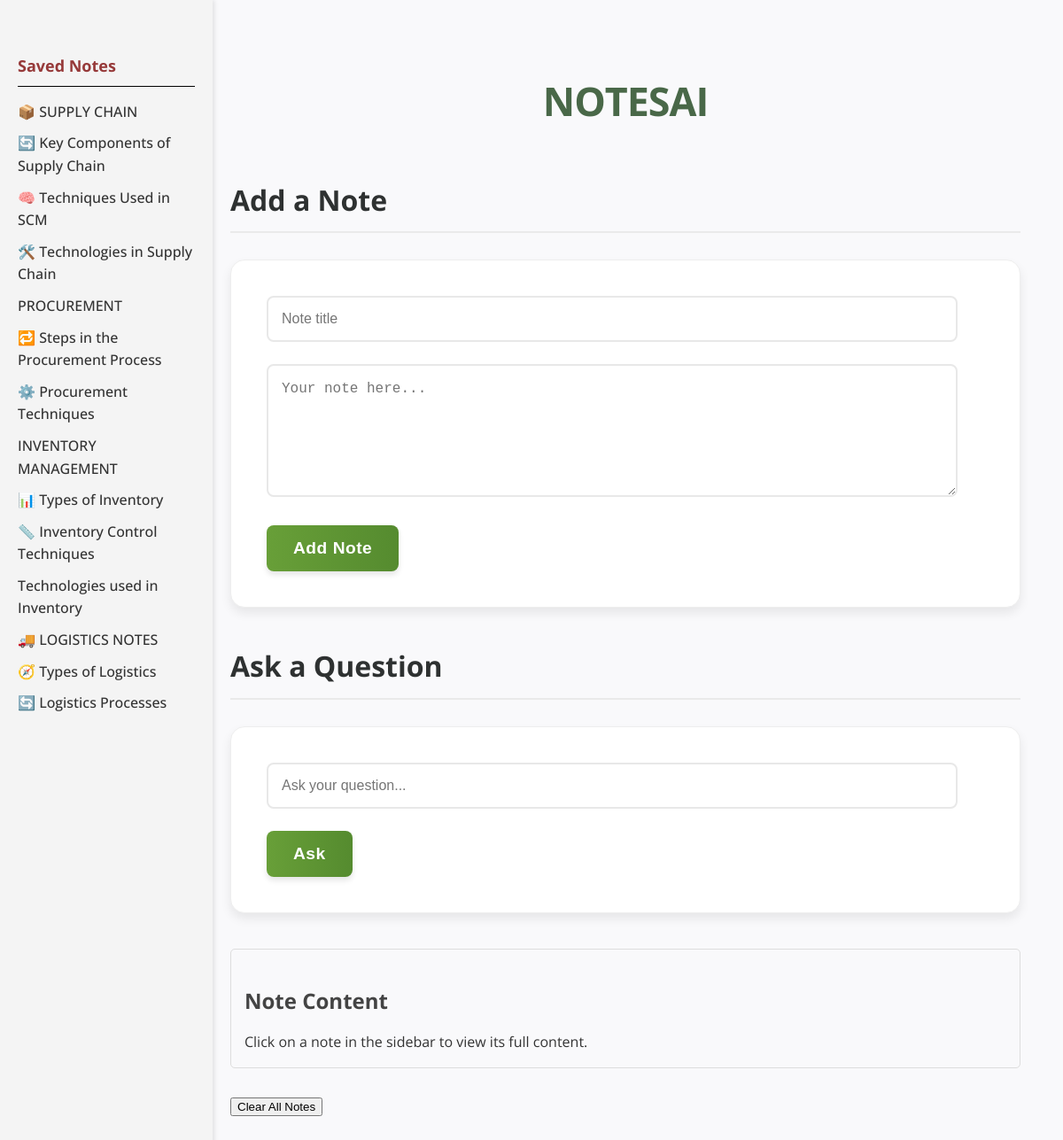
Before: / with the older database file.
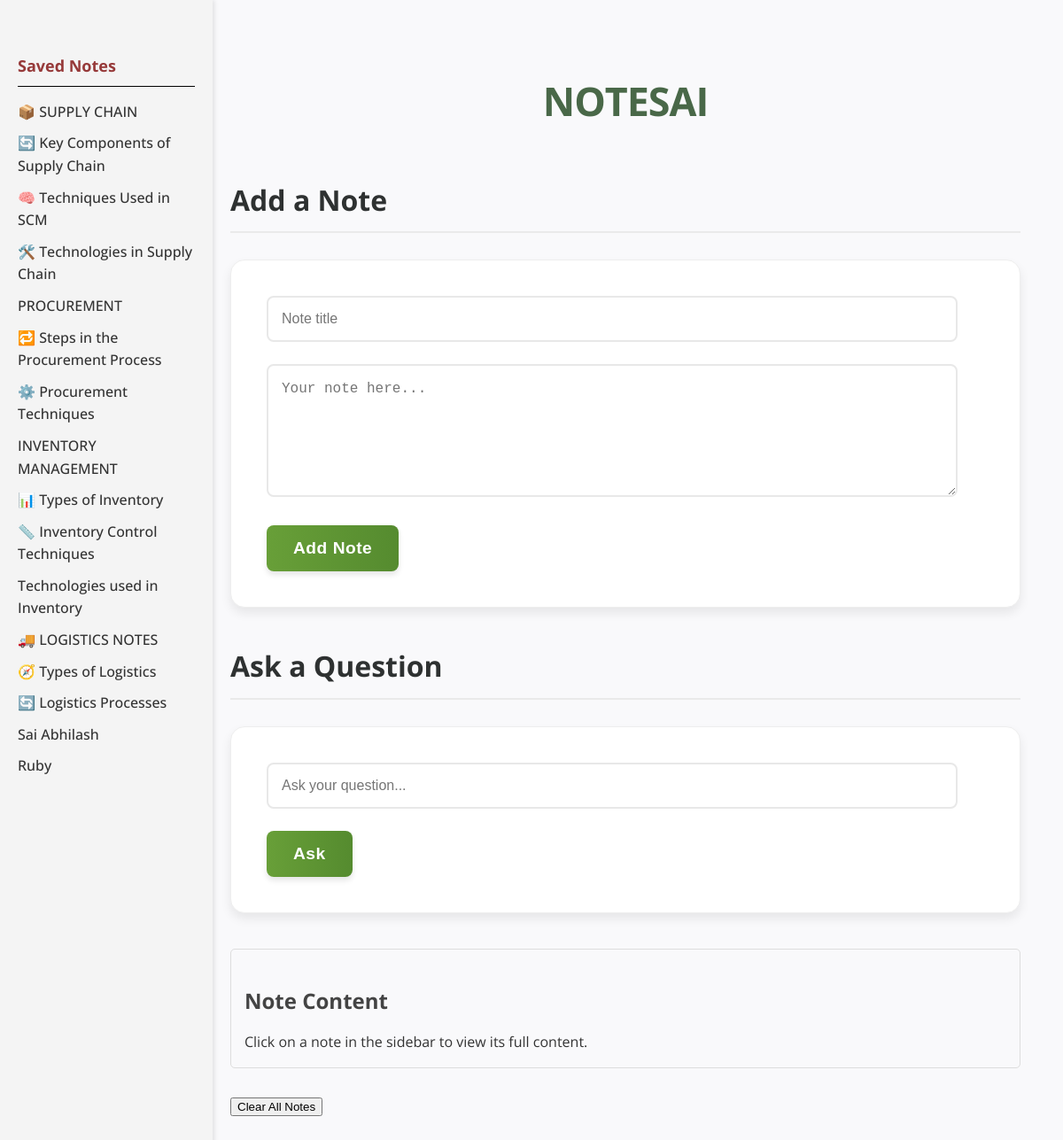
After: the same page with the newer database file.
### tables this page shows
CREATE TABLE notes (
                id INTEGER PRIMARY KEY AUTOINCREMENT,
                title TEXT NOT NULL,
                content TEXT NOT NULL
            );

### app.py (the view)
@app.route('/')
def index():
    with sqlite3.connect(DB_NAME) as conn:
        notes = conn.execute("SELECT id, title FROM notes").fetchall()
    return render_template('index.html', notes=notes, results=None)

### templates/index.html (shortened to what this page needs)
<!DOCTYPE html>
<html>
<head>
    <link rel="stylesheet" href="/static/style.css">
</head>
<body>
    <h1>NOTESAI</h1>
    <h2>Add a Note</h2>
    <form method="POST" action="/add">
        <input type="text" name="title" placeholder="Note title" required>
        <textarea name="content" placeholder="Your note here..." rows="5" required></textarea>
        <button type="submit">Add Note</button>
    </form>
    <h2>Ask a Question</h2>
    <form method="POST" action="/ask">
        <input type="text" name="query" placeholder="Ask your question..." required>
        <button type="submit">Ask</button>
    </form>
    <div class="sidebar">
        <h4>Saved Notes</h4>
        <ul id="note-list">
            {% for note in notes %}
                <li>
                    <a href="#" data-note-id="{{ note[0] }}" onclick="loadNote(this)">{{ note[1] }}</a>
                </li>
            {% endfor %}
        </ul>
    </div>
    <div id="note-content-area" style="margin-top: 20px; padding: 15px; border: 1px solid #ddd; border-radius: 5px;">
        <h3>Note Content</h3>
        <div id="full-note-content">
            Click on a note in the sidebar to view its full content.
        </div>
    </div>
    <div style="margin-top: 30px;">
        <button id="clear-notes-btn">Clear All Notes </button>
    </div>
</body>
</html>

### static/style.css (style rules this page uses)
body { font-family: 'Open Sans', sans-serif; padding: 40px; background: #f9f9fb; color: #333; line-height: 1.6; -webkit-font-smoothing: antialiased; -moz-osx-font-smoothing: grayscale; }
h1 { text-align: center; margin-bottom: 50px; font-size: 2.8rem; font-weight: 700; color: #496848; letter-spacing: -1px; }
h2 { color: #2e3131; font-size: 2rem; margin-bottom: 30px; border-bottom: 2px solid #eaeaea; padding-bottom: 10px; }
h3 { color: #444; font-size: 1.5rem; margin-bottom: 15px; }
h4 { color: #963939; font-size: 1.1rem; margin-top: 40px; border-bottom: 1px solid #000000; padding-bottom: 8px; }
form { background: #fff; padding: 40px; margin-bottom: 40px; border-radius: 16px; box-shadow: 0 6px 12px rgba(0, 0, 0, 0.08); border: 1px solid #eee; }
input[type="text"], textarea { width: calc(100% - 30px); padding: 15px; margin-bottom: 25px; border: 2px solid #e8e8e8; border-radius: 8px; box-sizing: border-box; font-size: 16px; transition: border-color 0.2s ease-in-out, box-shadow 0.2s ease-in-out; outline: none; }
textarea { min-height: 150px; line-height: 1.4; }
button[type="submit"] { background: linear-gradient(to right, #689f38, #558b2f); color: white; padding: 15px 30px; border: none; border-radius: 8px; cursor: pointer; font-size: 1.2rem; font-weight: 600; letter-spacing: 0.5px; transition: transform 0.1s ease, box-shadow 0.1s ease; box-shadow: 0 4px 6px rgba(0, 0, 0, 0.1); outline: none; }
body { margin-left: 220px; font-family: 'Open Sans', sans-serif; }
.sidebar { position: fixed; left: 0; top: 0; width: 200px; height: 100%; background-color: #f4f4f4; padding: 20px; box-shadow: 2px 0 5px rgba(0, 0, 0, 0.1); overflow-y: auto; }
.sidebar h4 { margin-bottom: 15px; font-size: 18px; font-weight: bold; }
.sidebar ul { list-style-type: none; padding: 0; }

### templates/index.html (style rules this page uses)
.sidebar { position: fixed; left: 0; top: 0; width: 200px; height: 100%; background-color: #f4f4f4; padding: 20px; box-shadow: 2px 0 5px rgba(0, 0, 0, 0.1); overflow-y: auto; }
.sidebar h4 { margin-bottom: 15px; font-size: 18px; font-weight: bold; }
.sidebar ul { list-style-type: none; padding: 0; }
.sidebar ul li { margin-bottom: 10px; }
.sidebar ul li a { text-decoration: none; color: #333; font-weight: 500; }
body { margin-left: 220px; }

Changed rows visible on the page:
added notes: title "Sai Abhilash"
added notes: title "Ruby"
